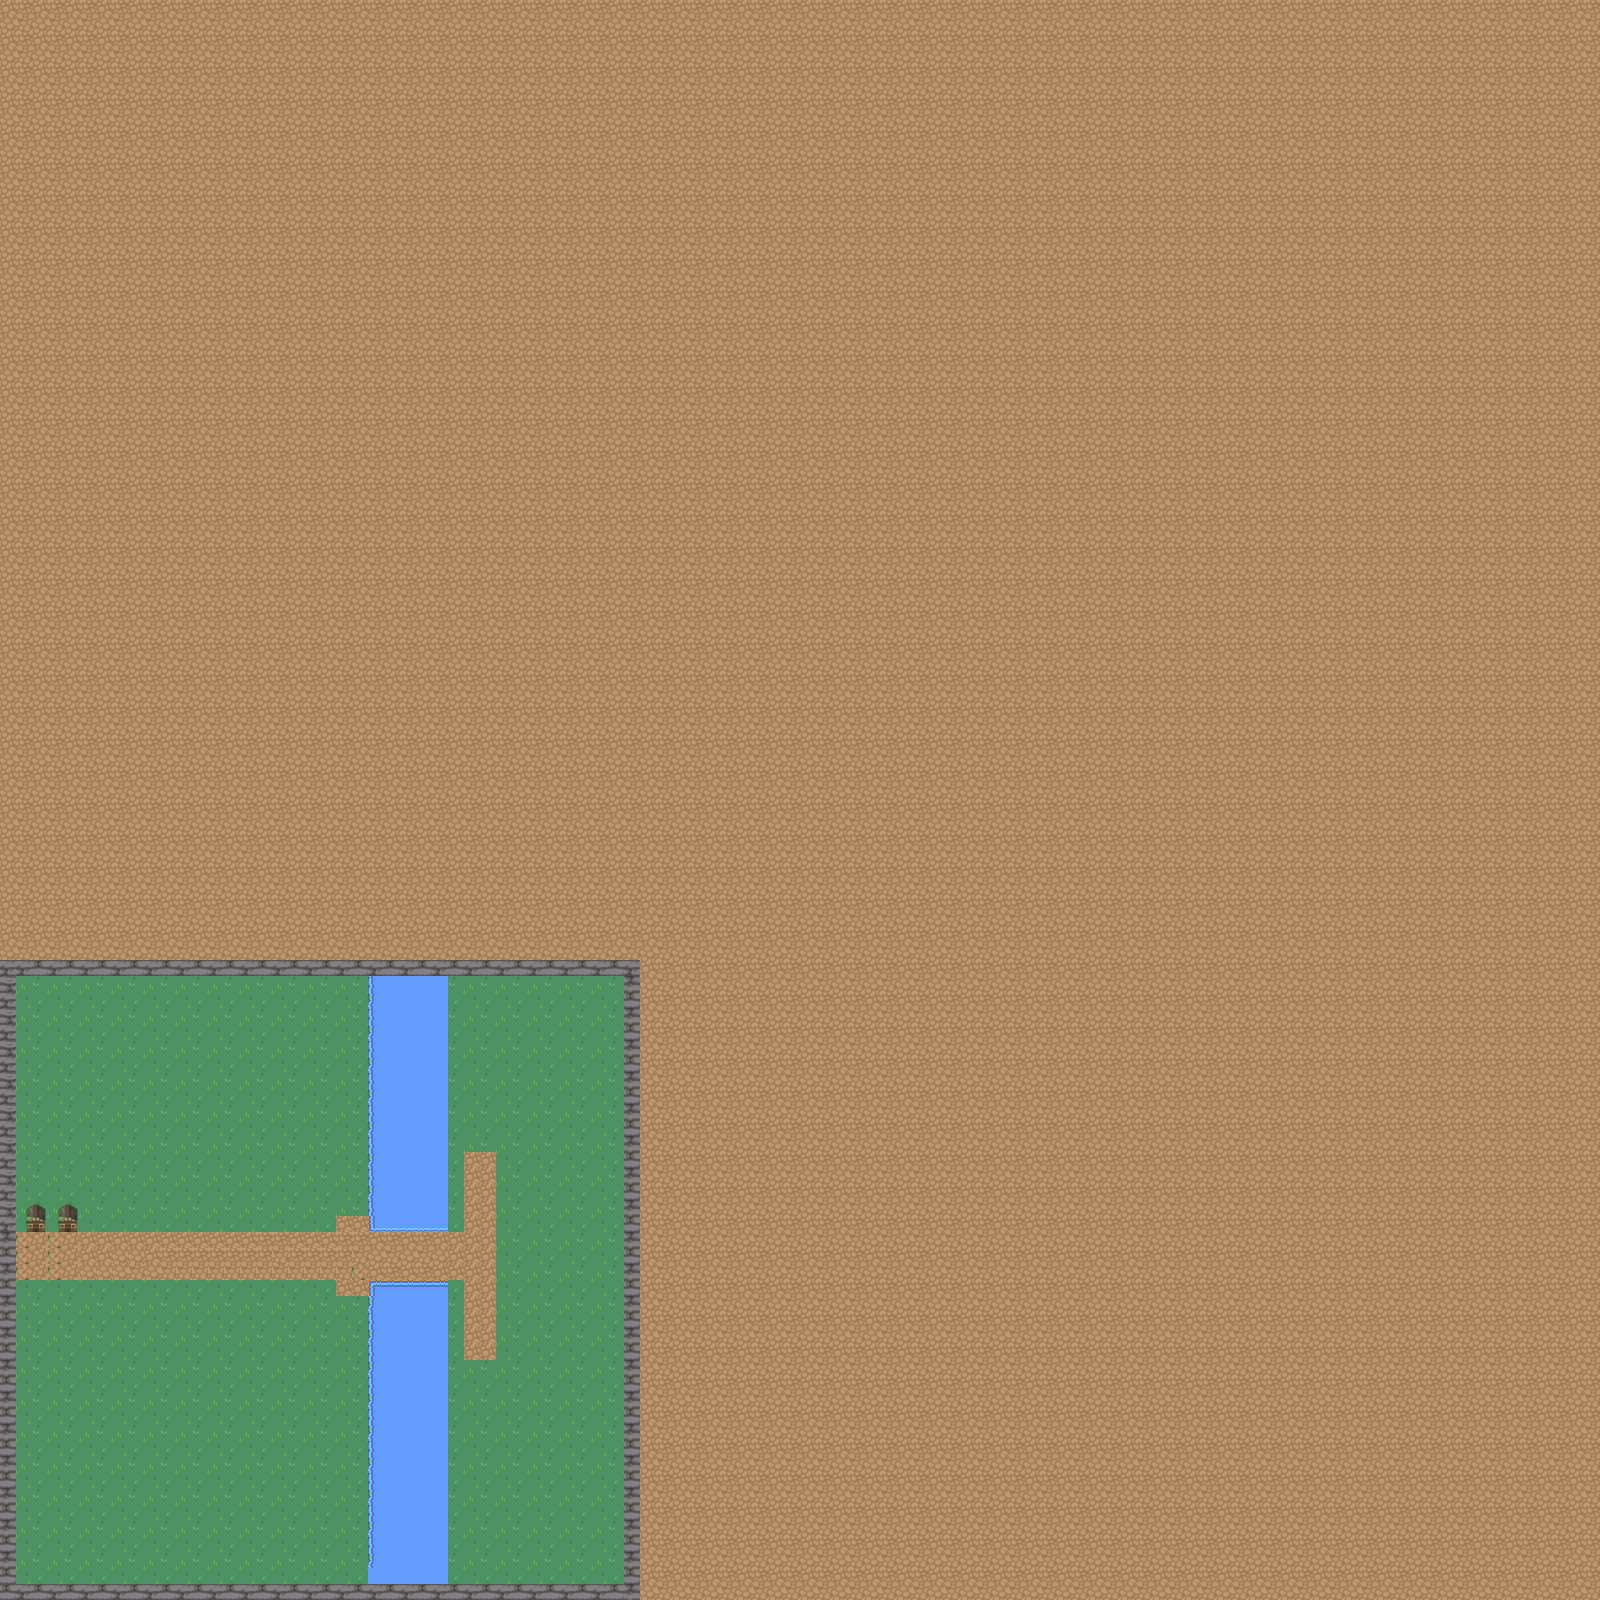

A level layout from a 2D game, rendered from its tile map. Below: a short description, then the map file with tile-grid data replaced by summaries:
An orthogonal 100x100 tile map with 16x16 px tiles, 6 tile layers (background, walls, water, path, ...), 2 tilesets and 21 objects (9x enemie, 8x collision, player_spawn, enter_exit_house, enter_house1, ...).

<map version="1.10" tiledversion="1.10.2" orientation="orthogonal" renderorder="right-down" width="100" height="100" tilewidth="16" tileheight="16" infinite="0" nextlayerid="10" nextobjectid="93">
 <tileset firstgid="1" source="nature.tsx" />
 <tileset firstgid="721" source="house.tsx" />
 <layer id="1" name="background" width="100" height="100">
  <data>[10000 cells, 10000 non-empty, 8 distinct tile ids]</data>
 </layer>
 <layer id="2" name="walls" width="100" height="100">
  <data>[10000 cells, 156 non-empty, 4 distinct tile ids]</data>
 </layer>
 <layer id="3" name="water" width="100" height="100">
  <data>[10000 cells, 0 non-empty, 0 distinct tile ids]</data>
 </layer>
 <layer id="4" name="path" width="100" height="100">
  <data>[10000 cells, 99 non-empty, 6 distinct tile ids]</data>
 </layer>
 <layer id="8" name="house" width="100" height="100">
  <data>[10000 cells, 8 non-empty, 4 distinct tile ids]</data>
 </layer>
 <layer id="6" name="décorations" width="100" height="100">
  <data>[10000 cells, 190 non-empty, 22 distinct tile ids]</data>
 </layer>
 <objectgroup id="5" name="Objects">
  <object id="55" name="player_spawn" x="319" y="1275">
   <point />
  </object>
  <object id="56" name="enter_exit_house" x="51" y="1251.7">
   <point />
  </object>
  <object id="57" name="enter_house1" x="33.1875" y="1225" width="5.625" height="7" />
  <object id="58" name="enter_house2" x="65.0625" y="1225" width="5.875" height="7" />
  <object id="59" type="collision" x="0" y="960" width="16" height="640" />
  <object id="60" type="collision" x="0" y="1584" width="640" height="16" />
  <object id="61" type="collision" x="624" y="960" width="16" height="640" />
  <object id="63" type="collision" x="0" y="960" width="640" height="16" />
  <object id="68" type="collision" x="58.5" y="1220.94" width="18.5" height="11" />
  <object id="69" type="collision" x="26.75" y="1221" width="18.3125" height="11.125" />
  <object id="80" type="collision" x="368" y="976" width="80" height="256" />
  <object id="81" type="collision" x="368" y="1280" width="80" height="304" />
  <object id="82" type="enemie" x="16" y="1280" width="320" height="304" />
  <object id="83" type="enemie" x="336" y="1296" width="32" height="288" />
  <object id="84" type="enemie" x="16" y="976" width="320" height="256" />
  <object id="85" type="enemie" x="336" y="976" width="32" height="240" />
  <object id="86" type="enemie" x="448" y="976" width="176" height="176" />
  <object id="87" type="enemie" x="448" y="1152" width="16" height="80" />
  <object id="90" type="enemie" x="496" y="1152" width="128" height="432" />
  <object id="91" type="enemie" x="448" y="1280" width="16" height="304" />
  <object id="92" type="enemie" x="464" y="1360" width="32" height="224" />
 </objectgroup>
</map>
